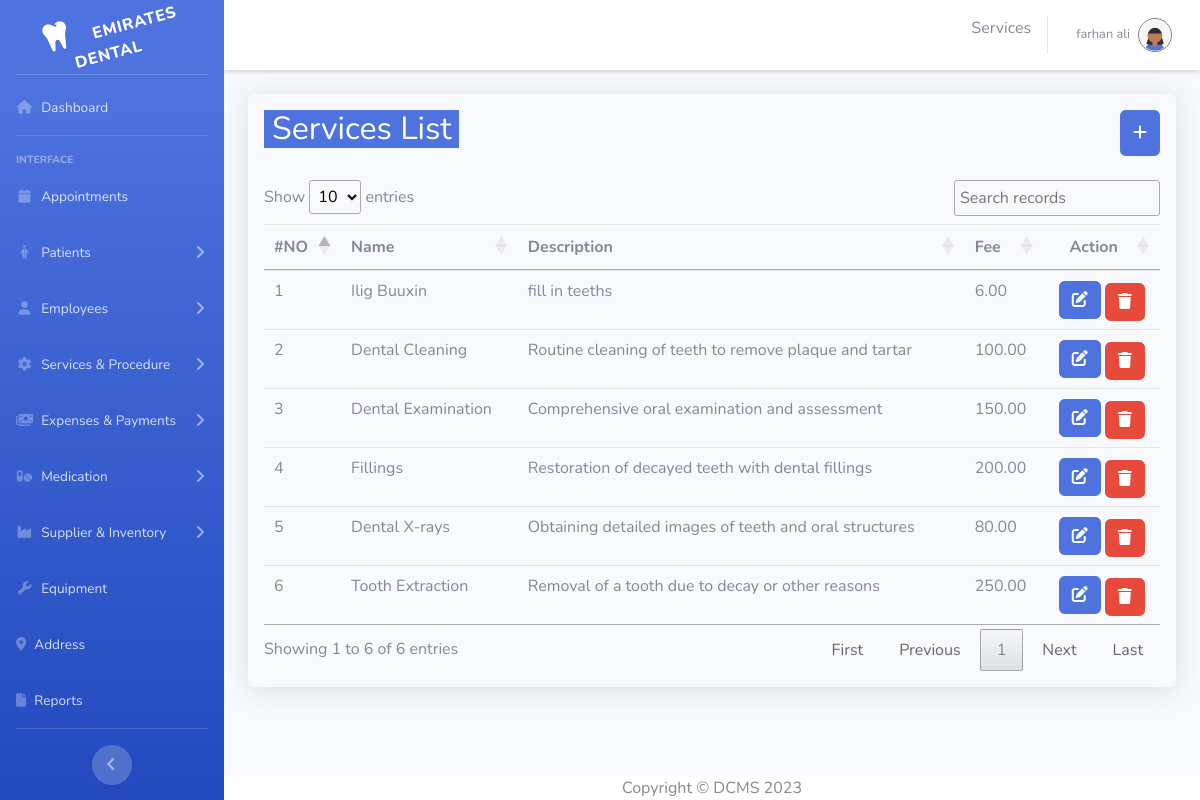
Screenshot of /index.php?page=services (signed in) with the database file from the repository.
### tables this page shows
CREATE TABLE `services` (
  `service_id` int(11) NOT NULL,
  `name` varchar(50) NOT NULL,
  `description` text DEFAULT NULL,
  `fee` decimal(10,2) NOT NULL
);

### index.php (called while the page is built, shortened)
<?php
$is404 = false;
$page = '';
if(isset($_GET['page']) && !empty($_GET['page'])){
    $page = $_GET['page'];
    $file = $titles[$page]["path"]."/$page.php";
}
elseif(!in_array($page, $titles)){
    $is404 = true;
}
else{
    header("Location: index.php?page=dashboard");
}
require_once('./includes/header.php');
require_once('./includes/sidebar.php');
require_once($is404 ? './includes/404.php' : $file );
require_once('./includes/footer.php');
?>

### app/services/services.php (the view, shortened to what this page needs)
<?php
include_once('./app/database/conn.php')
?>
<!DOCTYPE html>
<html>
<head>
</head>
<div class="container-fluid ">
        <div class=" mt-1 p-3 rounded overflow-auto shadow">
            <div class='small' id='small'></div>
            <div class='d-flex justify-content-between mb-4'>
                <h2 class="text-center text-white bg-primary px-2">Services List</h2>
                <button type="button" class="btn btn-primary me-5" data-toggle="modal" data-target="#serviceModal">
                    <i class="fa-solid fa-plus "></i>
                </button>
            </div>
            <table class="table table-hover" id="dataTable">
                <thead>
                    <tr>
                        <th scope="col">#NO</th>
                        <th>Name</th>
                        <th>Description</th>
                        <th>Fee</th>
                        <th class="text-center">Action</th>
                    </tr>
                </thead>
                <tbody>
                    <?php
                    $count = 0;
                    $sql = "SELECT * FROM services";
                    $result = mysqli_query($conn, $sql);
                    while ($row = mysqli_fetch_assoc($result)) {
                        $count++;
                        echo "<tr>";
                        echo "<td>" . $count . "</td>";
                        echo "<td>" . $row["name"] . "</td>";
                        echo "<td>" . $row["description"] . "</td>";
                        echo "<td>" . $row["fee"] . "</td>";
                        echo "<td class='text-center'>
                            <button  class='btn btn-primary' onclick='editServices(" . $row['service_id'] . ")'> <i class='fa fa-edit'></i> </button>
                            <a href='#' class='btn btn-danger ms-2 mt-1' onclick='deleteServices(" . $row['service_id'] . ")'> <i class='fa fa-trash'></i> </a>
                          </td>";
                        echo "</tr>";
                    }
                    ?>
                </tbody>
            </table>
        </div>
    </div>
</html>

### rows the page displays
services: name "Ilig Buuxin", description "fill in teeths", fee "6.00"
services: name "Dental Cleaning", description "Routine cleaning of teeth to remove plaque and tartar", fee "100.00"
services: name "Dental Examination", description "Comprehensive oral examination and assessment", fee "150.00"
services: name "Fillings", description "Restoration of decayed teeth with dental fillings", fee "200.00"
services: name "Dental X-rays", description "Obtaining detailed images of teeth and oral structures", fee "80.00"
services: name "Tooth Extraction", description "Removal of a tooth due to decay or other reasons", fee "250.00"

### other values shown
$title "Services"
$_SESSION["employee_name"] "farhan ali"
